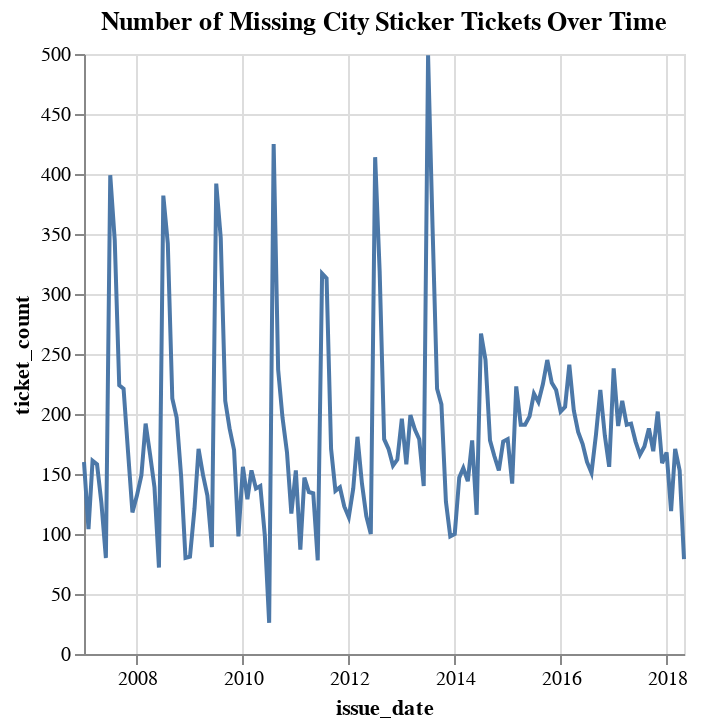

The notebook cell saved with this chart:
### Code cell
df['combined_code'] = df['violation_code'].replace({
    '0964125': 'CitySticker',
    '0964125B': 'CitySticker'
})

# Convert issue_date to datetime
df['issue_date'] = pd.to_datetime(df['issue_date'], errors='coerce')

# Filter for rows where the combined code is 'CitySticker'
city_sticker_tickets = df[df['combined_code'] == 'CitySticker']

# Group the data by month and count the number of tickets per month
city_sticker_tickets_by_month = city_sticker_tickets.groupby(city_sticker_tickets['issue_date'].dt.to_period('M')).size().reset_index(name='ticket_count')

# Convert the period back to a datetime object for plotting
city_sticker_tickets_by_month['issue_date'] = city_sticker_tickets_by_month['issue_date'].dt.to_timestamp()

# Plot using Altair
chart = alt.Chart(city_sticker_tickets_by_month).mark_line().encode(
    x='issue_date:T',
    y='ticket_count:Q',
    tooltip=['issue_date:T', 'ticket_count:Q']
).properties(
    title='Number of Missing City Sticker Tickets Over Time'
)

# Display the chart
chart.show()

### Figure 1 — Vega-Lite specification as saved in the notebook (floating-point values rounded to 4 significant figures; data arrays with more than 128 entries replaced by an {"elided": "..."} marker saying what was removed)
{"config": {"view": {"continuousWidth": 300, "continuousHeight": 300}}, "data": {"name": "data-953883e3eaeff663890382dbdbd39466"}, "mark": {"type": "line"}, "encoding": {"tooltip": [{"field": "issue_date", "type": "temporal"}, {"field": "ticket_count", "type": "quantitative"}], "x": {"field": "issue_date", "type": "temporal"}, "y": {"field": "ticket_count", "type": "quantitative"}}, "title": "Number of Missing City Sticker Tickets Over Time", "$schema": "https://vega.github.io/schema/vega-lite/v5.20.1.json", "datasets": {"data-953883e3eaeff663890382dbdbd39466": {"elided": "137 records"}}}
